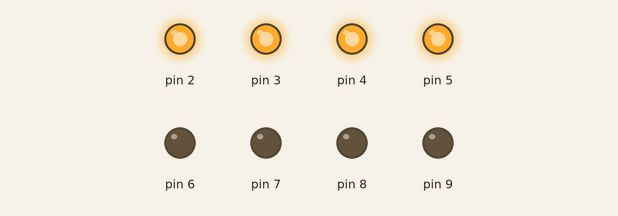
The sketch below on a simulated Arduino Uno, built with avr-gcc and run on an emulated ATmega328P. On the bench: output pins drawn as LEDs (lit = HIGH).

Above: at 0.1 s.
Timing chart, 0 to 1.6 s (numbered marks = the images above):
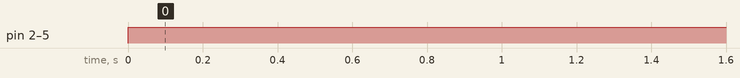

Measured:
- by itself, pin 2–5: LOW → HIGH at 0.00 s

The sketch:

INKUBATOR_03-KONTROL_8_LED_tugas.ino
```cpp
void setup() {
  pinMode(2, OUTPUT);
  pinMode(3, OUTPUT);
  pinMode(4, OUTPUT);
  pinMode(5, OUTPUT);
  pinMode(6, OUTPUT);
  pinMode(7, OUTPUT);
  pinMode(8, OUTPUT);
  pinMode(9, OUTPUT);
}

void loop() {
  digitalWrite(2, 1);
  digitalWrite(3, 1);
  digitalWrite(4, 1);
  digitalWrite(5, 1);
  digitalWrite(6, 0);
  digitalWrite(7, 0);
  digitalWrite(8, 0);
  digitalWrite(9, 0);
}
```
